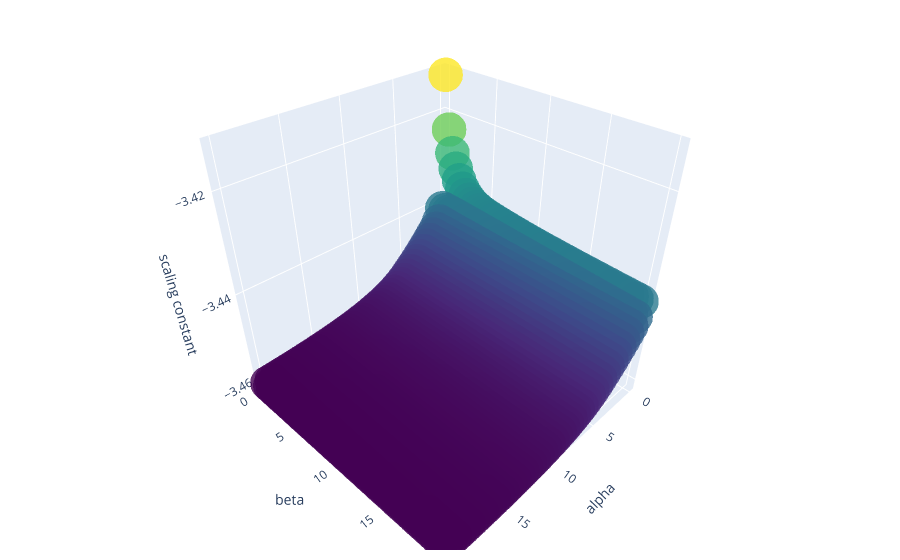

Here is the notebook cell this chart was saved with:
### Code cell
#graph new constant generation method
x, y, z = zip(*c2s)
z = list(map(float, z))
fig = go.Figure(data=[go.Scatter3d(x=x, y=y, z=z,
                                   mode='markers', 
                                   marker=dict(
                                   size=12,
                                   color=z,                # set color to an array/list of desired values
                                   colorscale='Viridis',   # choose a colorscale
                                   opacity=0.8
    ))])
fig.update_layout(scene = dict(
                    xaxis_title='alpha',
                    yaxis_title='beta',
                    zaxis_title='scaling constant'),
                    margin=dict(r=20, b=10, l=10, t=10))
fig.show()

### Figure 1 — Plotly figure (JSON) as saved in the notebook; plotly's stock layout.template omitted (floating-point values rounded to 4 significant figures; data arrays with more than 128 entries replaced by an {"elided": "..."} marker saying what was removed)
{"data": [{"marker": {"color": {"elided": "2500 float values"}, "colorscale": [[0, "#440154"], [0.1111, "#482878"], [0.2222, "#3e4989"], [0.3333, "#31688e"], [0.4444, "#26828e"], [0.5556, "#1f9e89"], [0.6667, "#35b779"], [0.7778, "#6ece58"], [0.8889, "#b5de2b"], [1, "#fde725"]], "opacity": 0.8, "size": 12}, "mode": "markers", "type": "scatter3d", "x": {"elided": "2500 float values"}, "y": {"elided": "2500 float values"}, "z": {"elided": "2500 float values"}}], "layout": {"margin": {"b": 10, "l": 10, "r": 20, "t": 10}, "scene": {"xaxis": {"title": {"text": "alpha"}}, "yaxis": {"title": {"text": "beta"}}, "zaxis": {"title": {"text": "scaling constant"}}}}}
